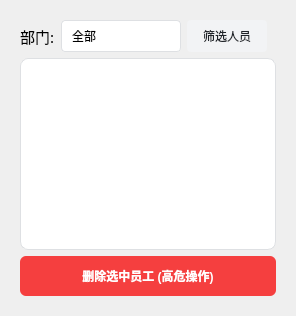
     <widget class="QWidget" name="page_Profile_Admin">
      <layout class="QVBoxLayout" name="vL_Admin">
       <property name="margin" stdset="0">
        <number>20</number>
       </property>
       <item>
        <layout class="QHBoxLayout" name="hL_Admin">
         <item>
          <widget class="QLabel" name="l2">
           <property name="font">
            <font>
             <family>Microsoft YaHei</family>
             <pointsize>11</pointsize>
            </font>
           </property>
           <property name="text">
            <string>部门:</string>
           </property>
          </widget>
         </item>
         <item>
          <widget class="QComboBox" name="comboBox_FilterDept">
           <property name="minimumSize">
            <size>
             <width>120</width>
             <height>32</height>
            </size>
           </property>
           <property name="styleSheet">
            <string notr="true">QComboBox { border: 1px solid #DEE0E3; border-radius: 4px; padding-left: 10px; background: white; } QComboBox::drop-down { border: none; background: transparent; }</string>
           </property>
           <item>
            <property name="text">
             <string>全部</string>
            </property>
           </item>
           <item>
            <property name="text">
             <string>总办</string>
            </property>
           </item>
           <item>
            <property name="text">
             <string>研发部</string>
            </property>
           </item>
           <item>
            <property name="text">
             <string>财务部</string>
            </property>
           </item>
           <item>
            <property name="text">
             <string>人事行政部</string>
            </property>
           </item>
          </widget>
         </item>
         <item>
          <widget class="QPushButton" name="btn_FilterDept">
           <property name="minimumSize">
            <size>
             <width>80</width>
             <height>32</height>
            </size>
           </property>
           <property name="styleSheet">
            <string notr="true">QPushButton { background-color: #F2F3F5; color: #1F2329; border-radius: 4px; border: none; } QPushButton:hover { background-color: #E5E6EB; }</string>
           </property>
           <property name="text">
            <string>筛选人员</string>
           </property>
          </widget>
         </item>
         <item>
          <spacer name="s_admin_top">
           <property name="orientation">
            <enum>Qt::Orientation::Horizontal</enum>
           </property>
           <property name="sizeHint" stdset="0">
            <size>
             <width>0</width>
             <height>0</height>
            </size>
           </property>
          </spacer>
         </item>
        </layout>
       </item>
       <item>
        <widget class="QTableView" name="tableView_Users">
         <property name="styleSheet">
          <string notr="true">QTableView { border: 1px solid #DEE0E3; border-radius: 8px; background-color: #FFFFFF; } QHeaderView::section { background-color: #F2F3F5; border: none; height: 35px; color: #8F959E; font-weight: bold; }</string>
         </property>
        </widget>
       </item>
       <item>
        <widget class="QPushButton" name="btn_deleteUser">
         <property name="minimumSize">
          <size>
           <width>0</width>
           <height>40</height>
          </size>
         </property>
         <property name="font">
          <font>
           <bold>true</bold>
          </font>
         </property>
         <property name="cursor">
          <cursorShape>PointingHandCursor</cursorShape>
         </property>
         <property name="styleSheet">
          <string notr="true">QPushButton { background-color: #F53F3F; color: white; border-radius: 6px; border: none; } QPushButton:hover { background-color: #F76560; }</string>
         </property>
         <property name="text">
          <string>删除选中员工 (高危操作)</string>
         </property>
        </widget>
       </item>
      </layout>
     </widget>
